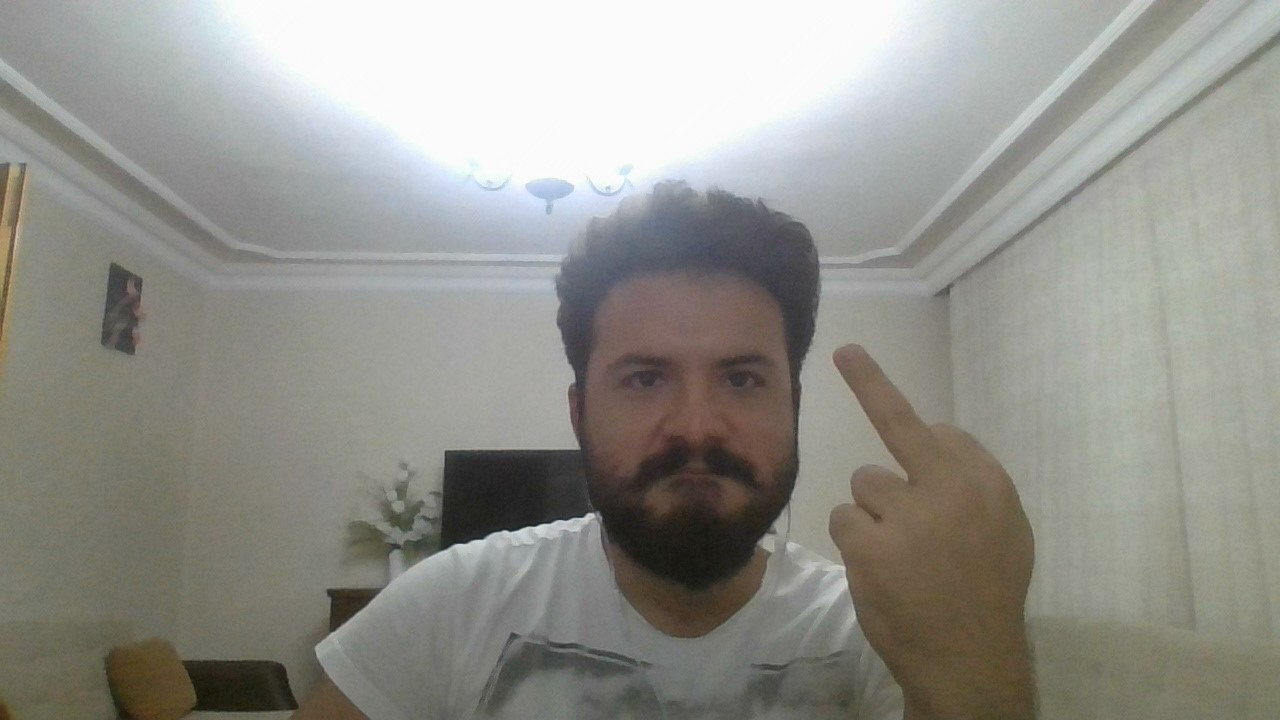
#> input picture digital/img2.jpg, 1280 x 720 px
$ python face_detection.py
#> lines starting #> are read from the running program, lines starting #| are printed output that depends on the picture; after the words box and inside, x2 and y2 are one past the last pixel; in counts of white or black regions, pixels touching at a corner belong together
import cv2

#cap = cv2.VideoCapture(0)
frame = cv2.imread('digital/img2.jpg')
#> frame is the input picture: shape (720, 1280, 3); mean B, G, R 140.1, 146.4, 147

face_cascade = cv2.CascadeClassifier('xml/haarcascade_frontalface_default.xml')

# Our operations on the frame come here
gray = cv2.cvtColor(frame, cv2.COLOR_BGR2GRAY)
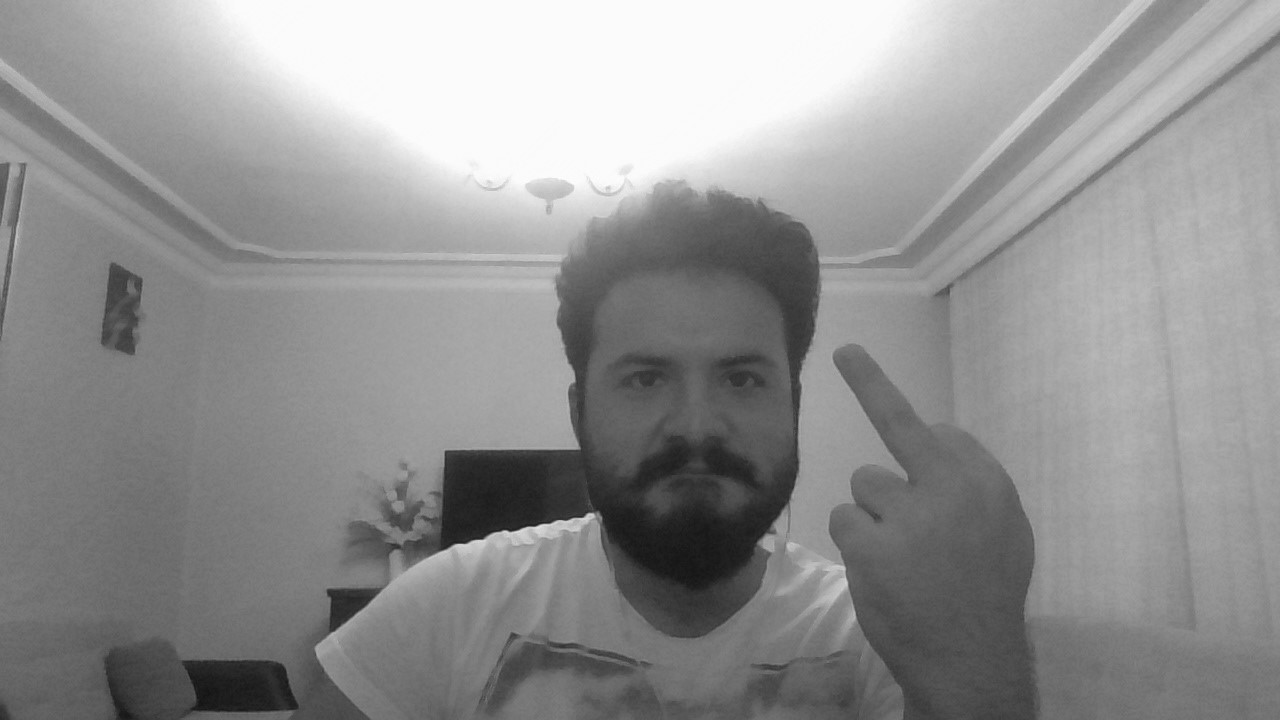
#> gray: shape (720, 1280); min 19, max 255, mean 145.9
faces = face_cascade.detectMultiScale(gray, 1.3, 5)
#> faces = [[568, 277, 260, 260]]
# print(len(faces))
# Display the resulting frame
for (x,y,w,h) in faces:
     cv2.rectangle(frame,(x,y),(x+w,y+h),(255,0,0),2)
     """
     roi_gray = gray[y:y+h, x:x+w]
     roi_color = frame[y:y+h, x:x+w]
     eyes = eye_cascade.detectMultiScale(roi_gray)
     for (ex,ey,ew,eh) in eyes:
	 cv2.rectangle(roi_color,(ex,ey),(ex+ew,ey+eh),(0,255,0),2)
    """
#> this loop made 1 pass
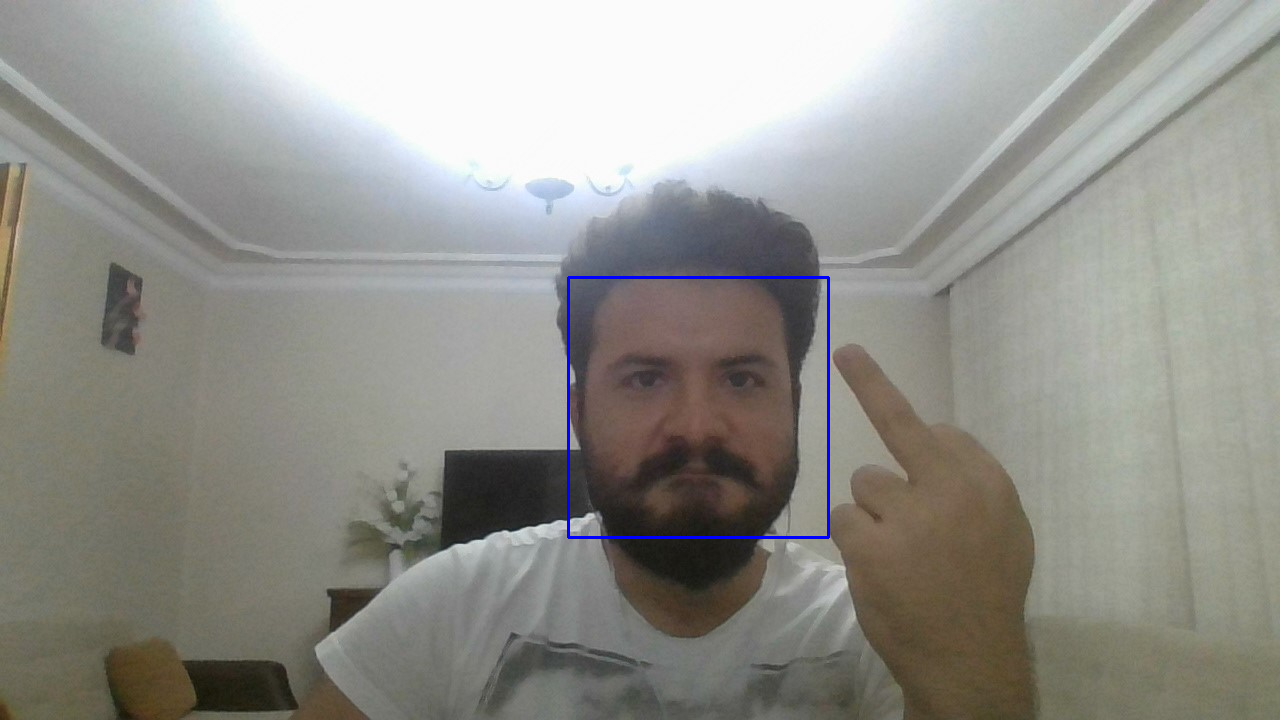
#> frame: shape (720, 1280, 3); 0.34% of pixels changed, all inside (x1, y1, x2, y2) = (567, 276, 830, 539)

# show image
#cv2.imshow('frame.png', frame)

# hem gösterip hem yazma işlemi aynı anda yapılamıyor
# write image
cv2.imwrite('digital/output/frame.png', frame)

cv2.waitKey(0)


# When everything done, release the capture

$ run again, with digital/img1.jpg copied over digital/img2.jpg
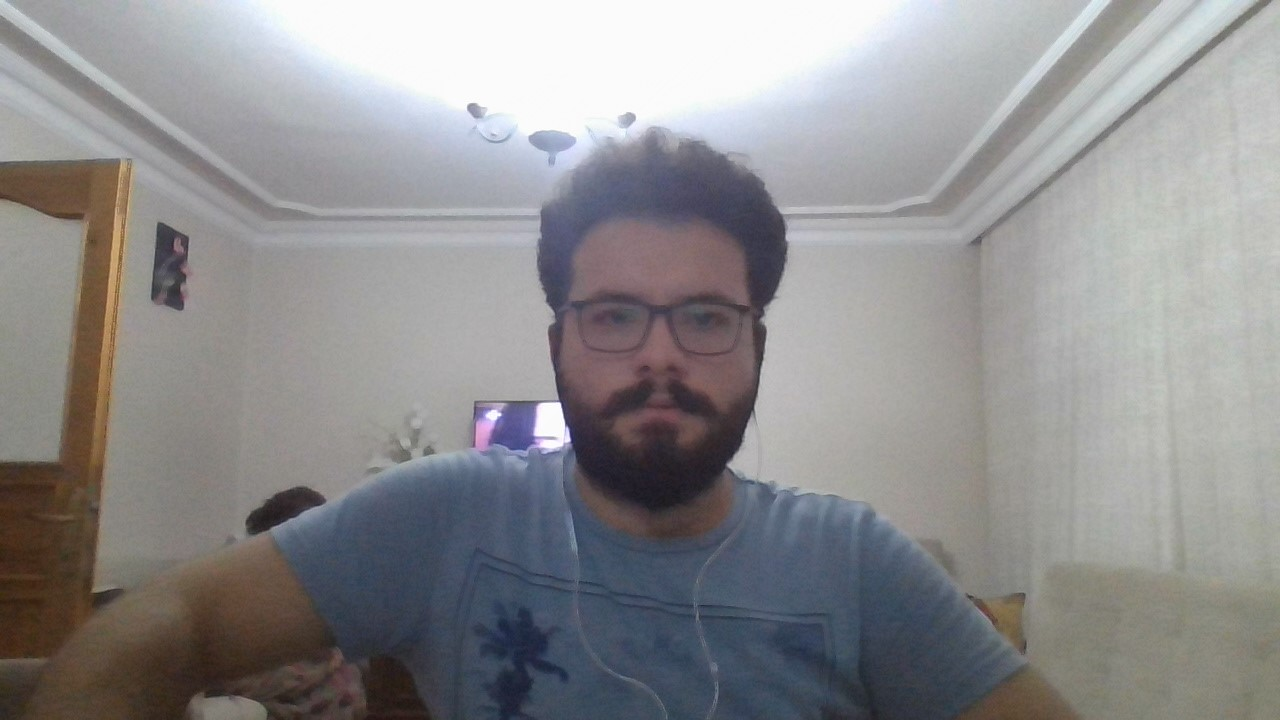
#> input picture digital/img1.jpg, 1280 x 720 px
#> frame is the input picture: shape (720, 1280, 3); mean B, G, R 142.3, 141, 141.9
#> `gray = cv2.cvtColor(frame, cv2.COLOR_BGR2GRAY)`:
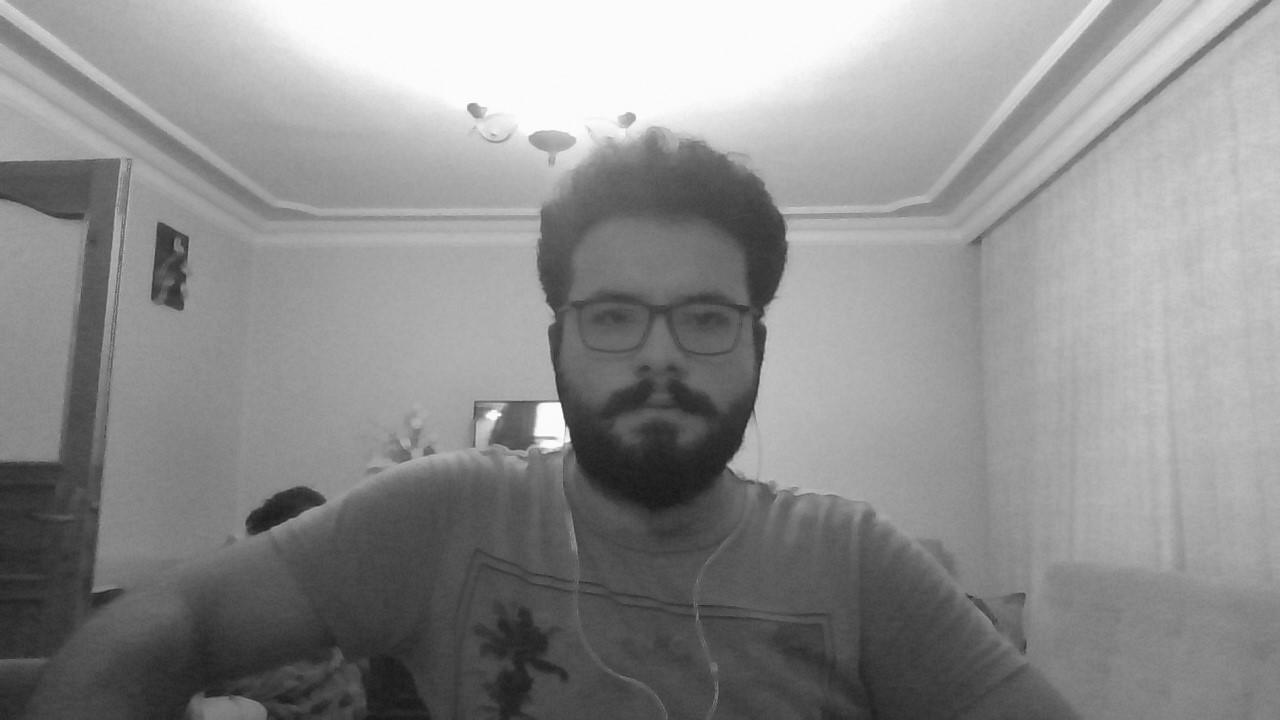
#> gray: shape (720, 1280); min 22, max 255, mean 141.4
#> faces = [[534, 217, 247, 247]]
#> the loop `for (x,y,w,h) in faces:` made 1 pass
#> after the loop `for (x,y,w,h) in faces:`:
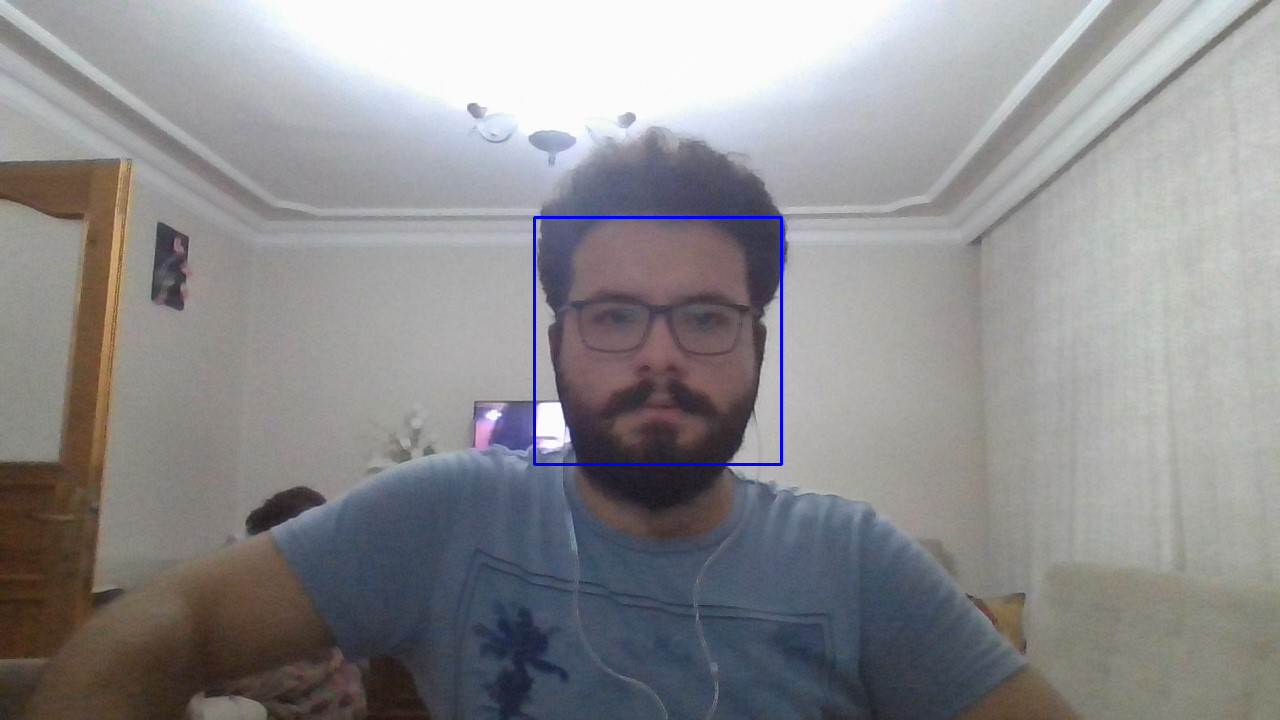
#> frame: shape (720, 1280, 3); 0.32% of pixels changed, all inside (x1, y1, x2, y2) = (533, 216, 783, 466)

$ run again, with digital/img3.jpg copied over digital/img2.jpg
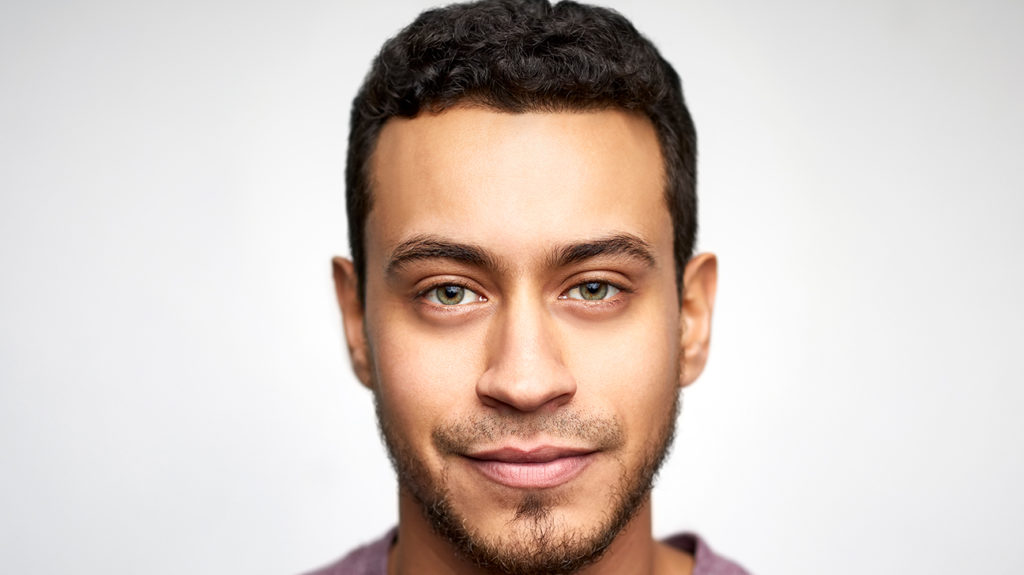
#> input picture digital/img3.jpg, 1024 x 575 px
#> frame is the input picture: shape (575, 1024, 3); mean B, G, R 193.4, 200.1, 212.8
#> `gray = cv2.cvtColor(frame, cv2.COLOR_BGR2GRAY)`:
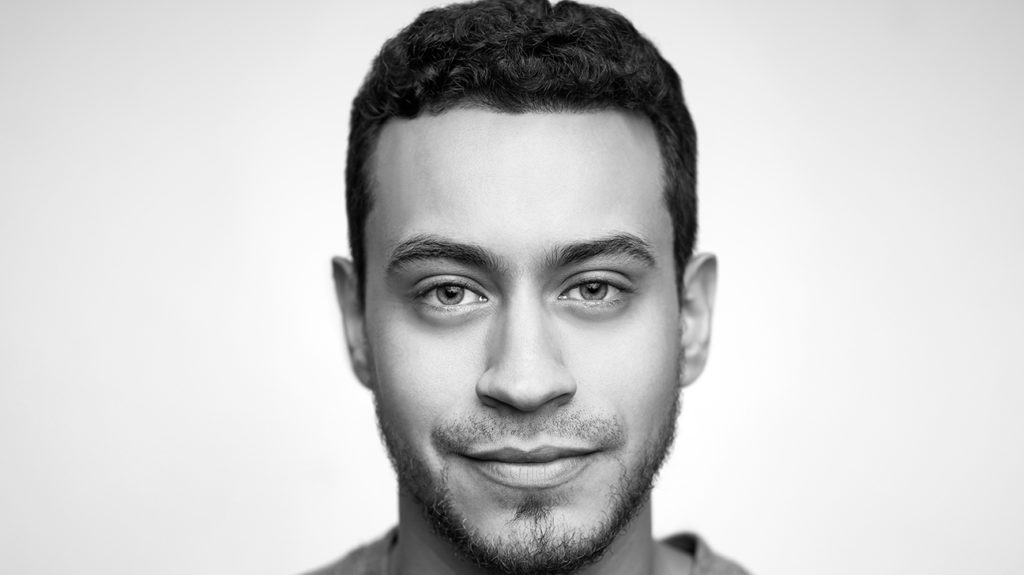
#> gray: shape (575, 1024); min 0, max 255, mean 203.1
#> faces = [[330, 140, 387, 387]]
#> the loop `for (x,y,w,h) in faces:` made 1 pass
#> after the loop `for (x,y,w,h) in faces:`:
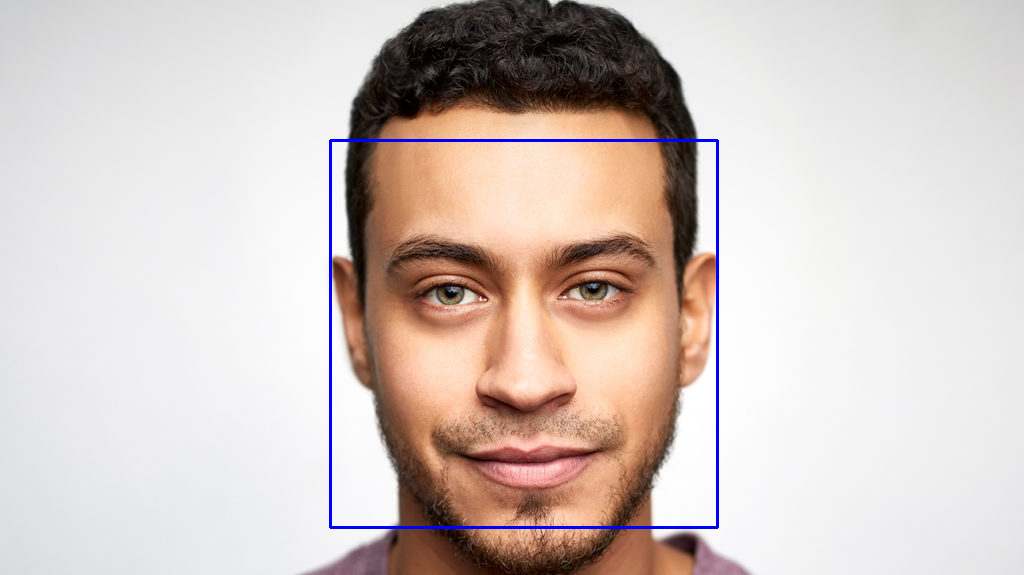
#> frame: shape (575, 1024, 3); 0.79% of pixels changed, all inside (x1, y1, x2, y2) = (329, 139, 719, 529)
